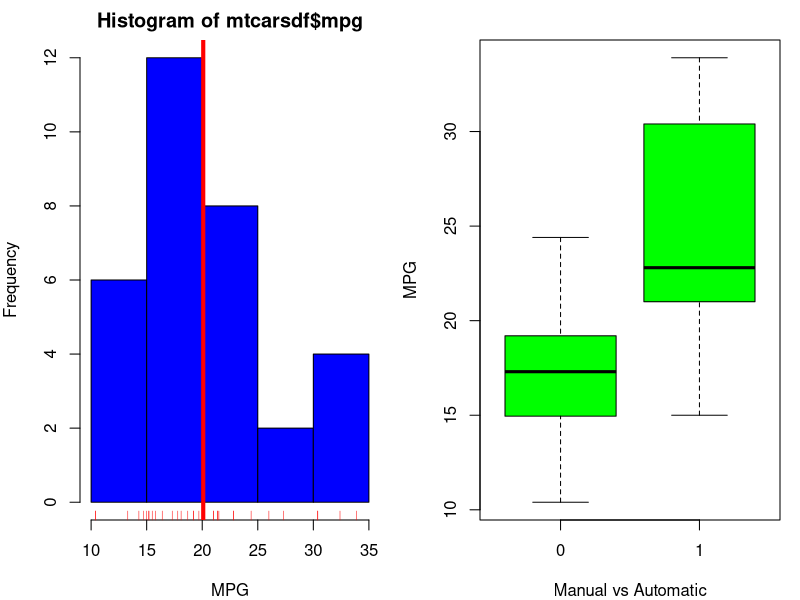
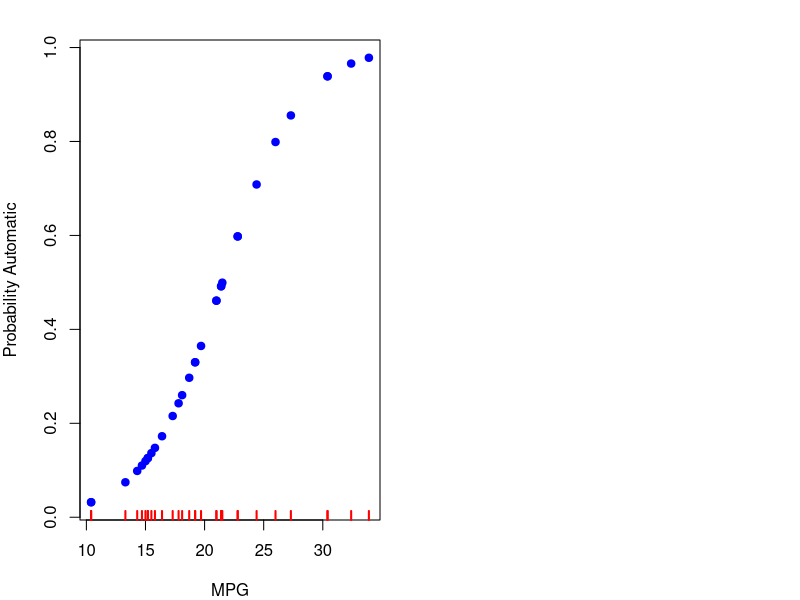
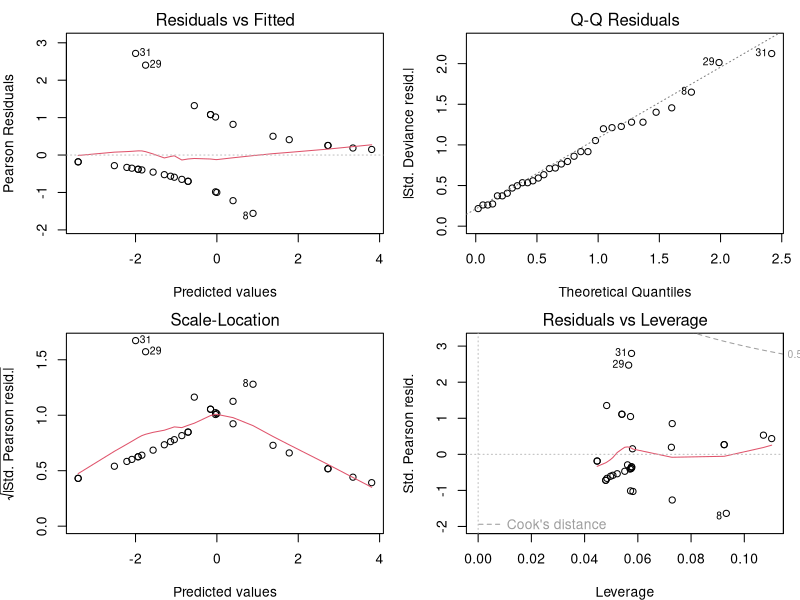
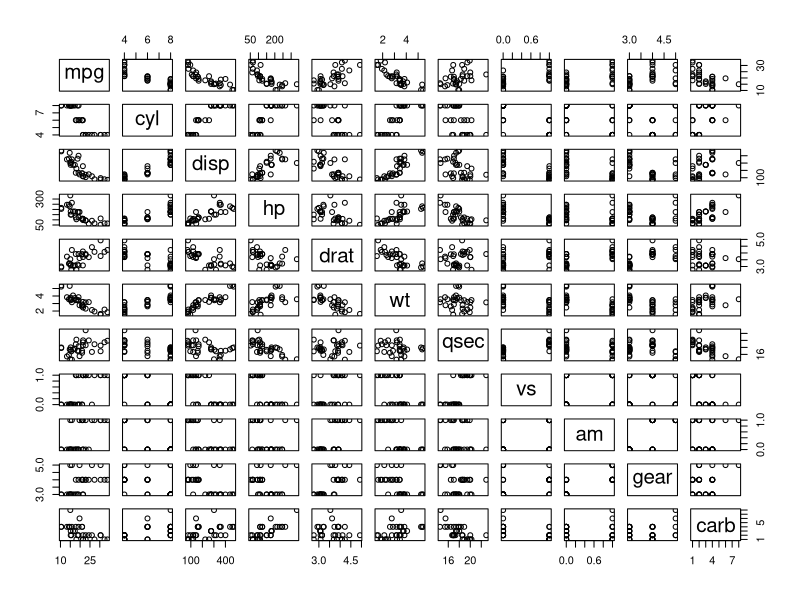

The R script that drew these images, in order:
## ---- chunk 1
knitr::opts_chunk$set(echo = TRUE)
## ---- chunk 2
data(cars)
summary(mtcars)
mtcarsdf <- as.data.frame(mtcars)

## ---- chunk 3
mtcarsdf$mpg_rnd <- round(mtcarsdf$mpg,0)

par(mfrow = c(1, 2), mar = c(4, 4, 2, 1))
hist(mtcarsdf$mpg,col = "blue", freq = TRUE, xlab = "MPG")
rug(mtcarsdf$mpg, col = "red")
abline(v = mean(mtcarsdf$mpg), col = "red", lwd = 4)
boxplot(mpg ~ am, data = mtcarsdf, col = "green", xlab = "Manual vs Automatic", ylab = "MPG")

## ---- chunk 4
	
cargrp <- aggregate(mtcars, by = list(mtcars$am), FUN = mean, na.rm = TRUE)
cargrp <- as.data.frame(cargrp)
cargrp <- aggregate(mtcars$am, list(mtcars$mpg), function(x) unique(x))
colnames(cargrp) <- c("mpg", "am")
print(cargrp)

## ---- chunk 5
Model1 <- glm(am ~ mpg , data = mtcars, family = "binomial") 
Model2 <- glm(am ~ mpg + wt, data = mtcars, family = "binomial") 
Model3 <- glm(am ~ mpg + wt + hp , data = mtcars, family = "binomial") 
Model4 <- glm(am ~ mpg + wt + hp+ disp, data = mtcars, family = "binomial") 
#Model5 <- glm(am ~ ., data = mtcars, family = "binomial")

## ---- chunk 6
anova(Model1, Model2, Model3, Model4)
## ---- chunk 7
LModel1 <- lm(mpg ~ am , data = mtcars) 
LModel2 <- lm(mpg ~ am + wt, data = mtcars) 
LModel3 <- lm(mpg ~ am + wt + hp , data = mtcars) 
LModel4 <- lm(mpg ~ am + wt + hp+ disp, data = mtcars) 
LModel5 <- lm(mpg ~ ., data = mtcars)
## ---- chunk 8
anova(LModel1, LModel2, LModel3, LModel4, LModel5)
LModelSum1 <- summary(LModel1)
LModelSum2 <- summary(LModel2)
LModelSum3 <- summary(LModel3)
LModelSum4 <- summary(LModel4)
LModelSum5 <- summary(LModel5)
LModelSum1$r.squared
LModelSum2$r.squared
LModelSum3$r.squared
LModelSum4$r.squared
LModelSum5$r.squared
## ---- chunk 9
logCars <- glm(mtcars$am~ mtcars$mpg, family = "binomial")
summary(logCars)
logCars$fitted
## ---- chunk 10
summary(Model1)
summary(Model2)
summary(Model3)
summary(Model4)

## ---- chunk 11
1-pchisq(Model1$aic,Model1$df.residual)
1-pchisq(Model2$aic,Model2$df.residual)
1-pchisq(Model3$aic,Model3$df.residual)
1-pchisq(Model4$aic,Model4$df.residual)

## ---- chunk 12
exp(logCars$coefficients)
exp(confint(logCars))
## ---- chunk 13
anova(logCars, test = "Chisq")
## ---- chunk 14
plot(mtcars$mpg,logCars$fitted,pch=19,col="blue",xlab="MPG",ylab="Probability Automatic")
rug(mtcars$mpg, lwd = 2, col = "red")
## ---- chunk 15
par(mfrow = c(2,2))
plot(logCars)
## ---- chunk 16
pairs(mpg ~ ., data = mtcars, col = "black")
